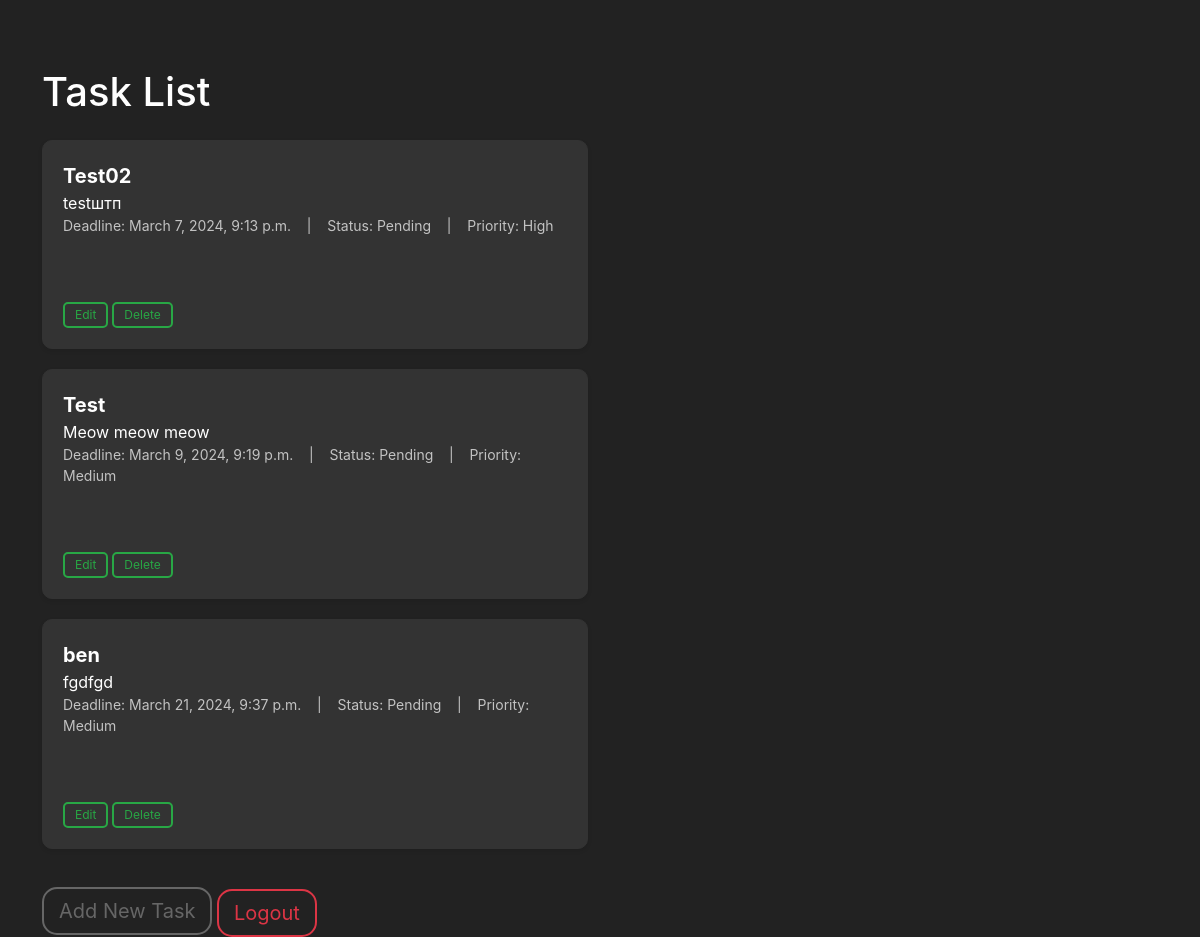
/task-list/ (signed in), run on the app's committed database.
### task_manager/models.py (models this page shows, shortened)
class Task(models.Model):
    PRIORITY_CHOICES = [
        ('LOW', 'Low'),
        ('MEDIUM', 'Medium'),
        ('HIGH', 'High'),
    ]
    title = models.CharField(max_length=100)
    description = models.TextField()
    created_at = models.DateTimeField(auto_now_add=True)
    updated_at = models.DateTimeField(auto_now=True)
    deadline = models.DateTimeField(blank=True, null=True)
    completed = models.BooleanField(default=False)
    priority = models.CharField(max_length=10, choices=PRIORITY_CHOICES, default='LOW')
    user = models.ForeignKey(User, on_delete=models.CASCADE)

### task_manager/views.py (the view)
# urls.py: path('', task_list, name='login'),
@login_required
def task_list(request):
    tasks = Task.objects.filter(user=request.user)
    return render(request, 'task_manager/task_list.html', {'tasks': tasks})

### task_manager/templates/task_manager/task_list.html (shortened to what this page needs)
<!DOCTYPE html>
<html lang="en">
<head>
    <link href="https://stackpath.bootstrapcdn.com/bootstrap/5.3.0/css/bootstrap.min.css" rel="stylesheet">
</head>
<body>
    <div class="container">
        <h1 class="mt-5 mb-4">Task List</h1>
        {% for task in tasks %}
        <div class="row">
            <div class="col-lg-6">
                <div class="task-card">
                    <div class="task-title">{{ task.title }}</div>
                    <div class="task-description">{{ task.description }}</div>
                    <div class="task-meta">
                        Deadline: {{ task.deadline }} &nbsp;&nbsp;&nbsp;|&nbsp;&nbsp;&nbsp;
                        {% if task.completed %}
                            Status: Completed
                        {% else %}
                            Status: Pending
                        {% endif %} &nbsp;&nbsp;&nbsp;|&nbsp;&nbsp;&nbsp;
                        Priority: {{ task.get_priority_display }}
                    </div>
                    <div class="task-action mt-3">
                        <a href="{% url 'edit_task' pk=task.pk %}" class="btn btn-edit">Edit</a>
                        <a href="{% url 'delete_task' pk=task.pk %}" class="btn btn-edit">Delete</a>
                    </div>
                </div>
            </div>
        </div>
        {% endfor %}
        <a href="{% url 'create_task' %}" class="btn btn-lg btn-primary btn-add mt-3">Add New Task</a>
        <a href="{% url 'logout' %}" class="btn btn-lg btn-danger btn-logout">Logout</a>
    </div>
</body>
</html>

### task_manager/templates/task_manager/task_list.html (style rules this page uses)
body { background-color: #222222; color: #ffffff; font-family: -apple-system, BlinkMacSystemFont, 'Segoe UI', Roboto, Oxygen-Sans, Ubuntu, Cantarell, 'Helvetica Neue', sans-serif; padding-top: 20px; }
.task-card { border: 1px solid #333333; border-radius: 10px; padding: 20px; margin-bottom: 20px; background-color: #333333; box-shadow: 0 2px 4px rgba(0,0,0,0.1); }
.task-title { font-size: 20px; font-weight: bold; }
.task-description { font-size: 16px; }
.task-meta { font-size: 14px; opacity: 0.7; }
.task-action { font-size: 14px; }
.btn { text-decoration: none; cursor: pointer; }
.btn-add { background-color: transparent; border: 2px solid #666666; color: #666666; border-radius: 15px; padding: 7px 15px; margin-top: 20px; }
.btn-logout { background-color: transparent; border: 2px solid #dc3545; color: #dc3545; border-radius: 15px; padding: 7px 15px; margin-top: 20px; }
.btn-edit { background-color: transparent; border: 2px solid #28a745; color: #28a745; border-radius: 5px; padding: 2px 10px; margin-top: 50px; font-size: 12px; }

### data on the page
Task: title "Test02", description "testштп", deadline "March 7, 2024, 9:13 p.m.", completed "Status: Pending", priority "High"
Task: title "Test", description "Meow meow meow", deadline "March 9, 2024, 9:19 p.m.", completed "Status: Pending", priority "Medium"
Task: title "ben", description "fgdfgd", deadline "March 21, 2024, 9:37 p.m.", completed "Status: Pending", priority "Medium"
